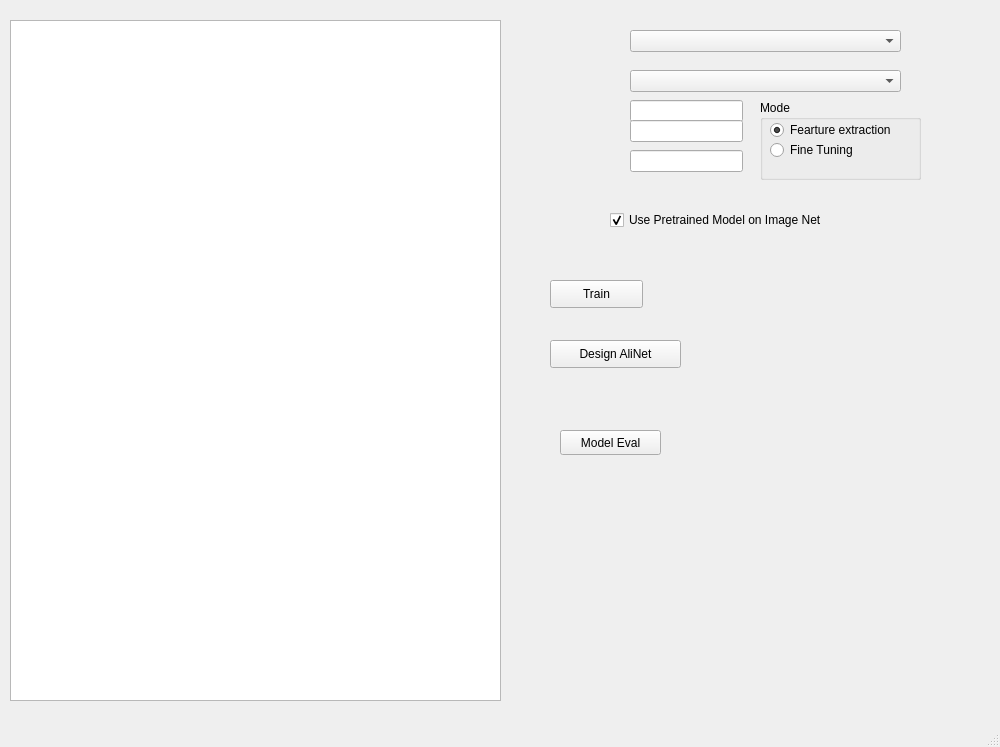
<?xml version="1.0" encoding="UTF-8"?>
<ui version="4.0">
 <class>MainWindow</class>
 <widget class="QMainWindow" name="MainWindow">
  <property name="geometry">
   <rect>
    <x>0</x>
    <y>0</y>
    <width>1000</width>
    <height>747</height>
   </rect>
  </property>
  <property name="windowTitle">
   <string>MainWindow</string>
  </property>
  <widget class="QWidget" name="centralwidget">
   <widget class="QTextBrowser" name="textBrowser">
    <property name="geometry">
     <rect>
      <x>10</x>
      <y>20</y>
      <width>491</width>
      <height>681</height>
     </rect>
    </property>
   </widget>
   <widget class="QComboBox" name="cmbox_model_select">
    <property name="geometry">
     <rect>
      <x>630</x>
      <y>70</y>
      <width>271</width>
      <height>22</height>
     </rect>
    </property>
   </widget>
   <widget class="QComboBox" name="cmbox_data_dir">
    <property name="geometry">
     <rect>
      <x>630</x>
      <y>30</y>
      <width>271</width>
      <height>22</height>
     </rect>
    </property>
   </widget>
   <widget class="QLineEdit" name="in_num_classes">
    <property name="geometry">
     <rect>
      <x>630</x>
      <y>100</y>
      <width>113</width>
      <height>22</height>
     </rect>
    </property>
   </widget>
   <widget class="QLineEdit" name="in_batch_size">
    <property name="geometry">
     <rect>
      <x>630</x>
      <y>120</y>
      <width>113</width>
      <height>22</height>
     </rect>
    </property>
   </widget>
   <widget class="QLineEdit" name="in_epoches">
    <property name="geometry">
     <rect>
      <x>630</x>
      <y>150</y>
      <width>113</width>
      <height>22</height>
     </rect>
    </property>
   </widget>
   <widget class="QGroupBox" name="groupBox">
    <property name="geometry">
     <rect>
      <x>760</x>
      <y>100</y>
      <width>161</width>
      <height>80</height>
     </rect>
    </property>
    <property name="title">
     <string>Mode</string>
    </property>
    <widget class="QRadioButton" name="in_rdbtn_Feature">
     <property name="geometry">
      <rect>
       <x>10</x>
       <y>20</y>
       <width>181</width>
       <height>20</height>
      </rect>
     </property>
     <property name="text">
      <string>Fearture extraction</string>
     </property>
     <property name="checked">
      <bool>true</bool>
     </property>
    </widget>
    <widget class="QRadioButton" name="in_rdbtn_Fine_tune">
     <property name="geometry">
      <rect>
       <x>10</x>
       <y>40</y>
       <width>95</width>
       <height>20</height>
      </rect>
     </property>
     <property name="text">
      <string>Fine Tuning</string>
     </property>
    </widget>
   </widget>
   <widget class="QPushButton" name="btn_train">
    <property name="geometry">
     <rect>
      <x>550</x>
      <y>280</y>
      <width>93</width>
      <height>28</height>
     </rect>
    </property>
    <property name="text">
     <string>Train</string>
    </property>
   </widget>
   <widget class="QCheckBox" name="in_chbox_pretrained">
    <property name="geometry">
     <rect>
      <x>610</x>
      <y>210</y>
      <width>261</width>
      <height>20</height>
     </rect>
    </property>
    <property name="text">
     <string>Use Pretrained Model on Image Net</string>
    </property>
    <property name="checked">
     <bool>true</bool>
    </property>
   </widget>
   <widget class="QPushButton" name="btn_designNet">
    <property name="geometry">
     <rect>
      <x>550</x>
      <y>340</y>
      <width>131</width>
      <height>28</height>
     </rect>
    </property>
    <property name="text">
     <string>Design AliNet</string>
    </property>
   </widget>
   <widget class="QPushButton" name="btn_model_eval">
    <property name="geometry">
     <rect>
      <x>560</x>
      <y>430</y>
      <width>101</width>
      <height>25</height>
     </rect>
    </property>
    <property name="text">
     <string>Model Eval</string>
    </property>
   </widget>
  </widget>
  <widget class="QMenuBar" name="menubar">
   <property name="geometry">
    <rect>
     <x>0</x>
     <y>0</y>
     <width>1000</width>
     <height>22</height>
    </rect>
   </property>
  </widget>
  <widget class="QStatusBar" name="statusbar"/>
 </widget>
 <resources/>
 <connections/>
</ui>
